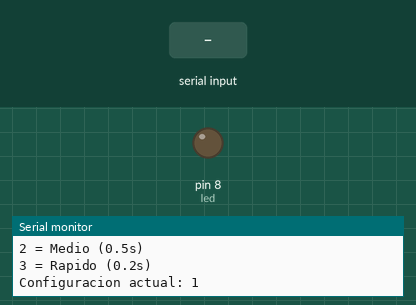
Simulated run of this sketch. Board: Arduino Uno, built with avr-gcc and run on an emulated ATmega328P. Shown: output pins drawn as LEDs (lit = HIGH), the last lines printed to the serial monitor. The test bench sets the inputs (shaded band). EEPROM starts erased.

Above: at 1.2 s.
1.3 s: "30,150\n" received over Serial
At 4.0 s:
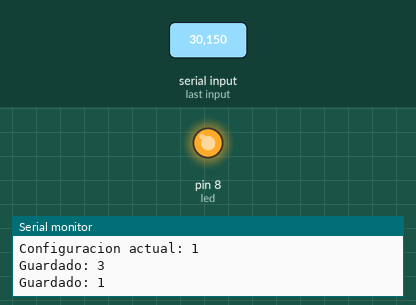
Timing chart, 0 to 10.3 s (numbered marks = the images above; inputs shaded):
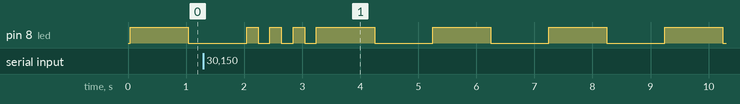

The sketch:

ConfiguracionPersistente.ino
```cpp
#include <EEPROM.h>

int led = 8;
int opcion;
int addr = 0;

void setup() {
  Serial.begin(9600);
  pinMode(led, OUTPUT);

  EEPROM.get(addr, opcion);


  if (opcion < 1 || opcion > 3) {
    opcion = 1;
    EEPROM.put(addr, opcion);
  }

  Serial.println("MENU CONFIGURACION:");
  Serial.println("1 = Lento (1s)");
  Serial.println("2 = Medio (0.5s)");
  Serial.println("3 = Rapido (0.2s)");
  Serial.print("Configuracion actual: ");
  Serial.println(opcion);
}

void loop() {

  if (Serial.available() > 0) {
    char dato = Serial.read();
    if (dato >= '1' && dato <= '3') {
      opcion = dato - '0';
      EEPROM.put(addr, opcion);
      Serial.print("Guardado: ");
      Serial.println(opcion);
    }
  }


  if (opcion == 1) {
    digitalWrite(led, HIGH); delay(1000);
    digitalWrite(led, LOW);  delay(1000);
  }
  else if (opcion == 2) {
    digitalWrite(led, HIGH); delay(500);
    digitalWrite(led, LOW);  delay(500);
  }
  else if (opcion == 3) {
    digitalWrite(led, HIGH); delay(200);
    digitalWrite(led, LOW);  delay(200);
  }
}
```
